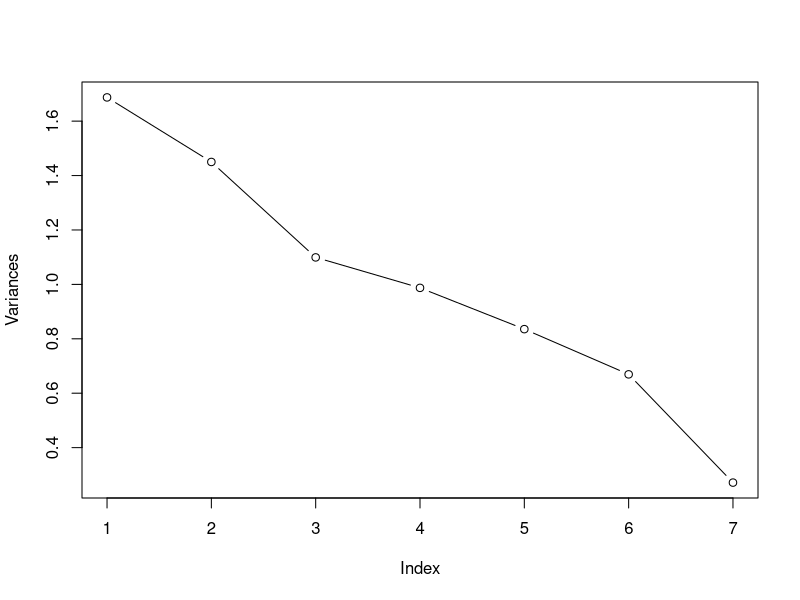
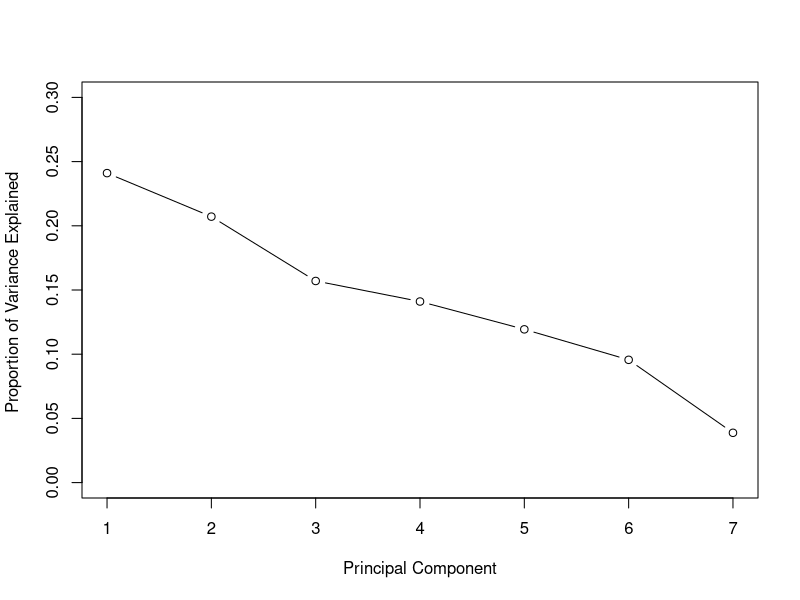
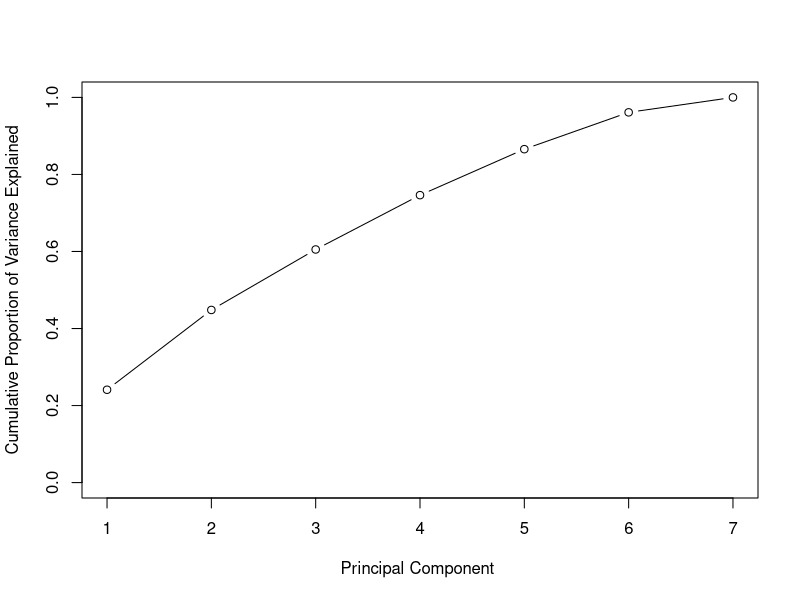
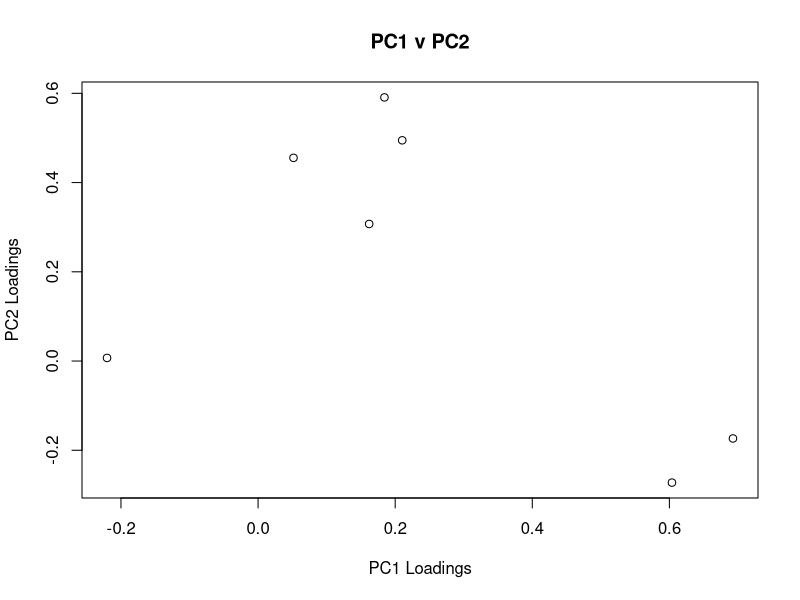
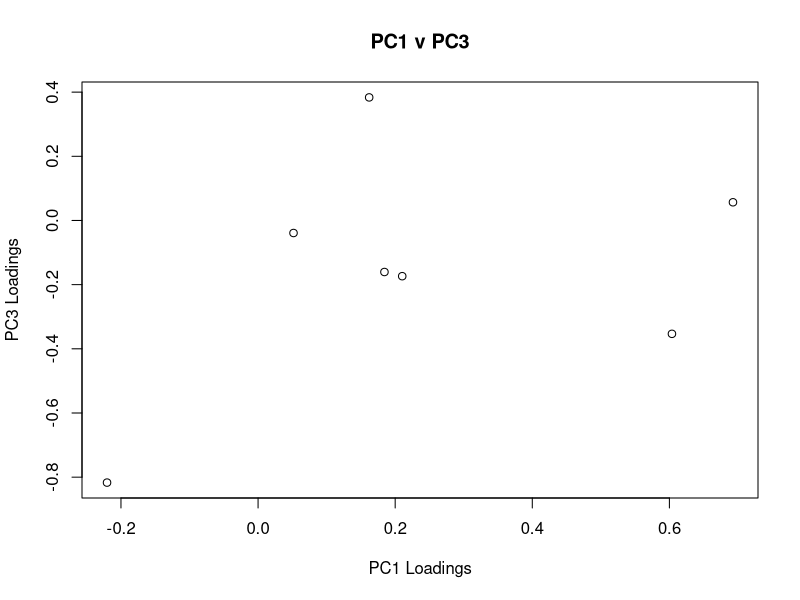

Write R code to recreate these figures, in order.
## ---- chunk 1
#Load the German data
#germanCredit<- read.csv("C:/Users/JohntheGreat/Documents/MSCA/DataMining/Week1/german_credit.csv", header=TRUE, sep=",")
library(caret)
data(GermanCredit)
head(GermanCredit)
# select only the chosen variables
GCD<- GermanCredit[, c(1:7)]
#colnames(GCD)
#summary(GCD)
# need to split the data into train/test portions
set.seed(555)
train_ind <- sample(seq_len(nrow(GCD)), size = 700)
# separate into two data frames: train and test
train_data <- GCD[train_ind, ]
test_data<- GCD[-train_ind, ]
head(train_data)
head(test_data)
#standardize train_data
train_means = colMeans(train_data)
train_sd = apply(train_data, 2, sd)
train_scaled = scale(train_data)
head(train_scaled)
test_scaled = scale(test_data, center=train_means, scale = train_sd)
head(test_scaled)
## ---- chunk 2
pr.cr <- prcomp(train_scaled)
summary(pr.cr)
attributes(pr.cr)
pr.cr
#Loadings/coefficients
round(pr.cr$rotation,2)
#components
round(head(pr.cr$x),2)

## ---- chunk 3
plot(pr.cr$sdev^2, ylab= "Variances", type='b')
#Variance Explained
pr.var <- pr.cr$sdev ^2
pve <- pr.var/sum(pr.var)
plot(pve, xlab="Principal Component", ylab="Proportion of Variance Explained ", ylim=c(0,0.3), type = "b")
plot(cumsum(pve), xlab="Principal Component ", ylab=" Cumulative Proportion of Variance Explained ", ylim=c(0,1), type = "b")
## ---- chunk 4
plot(x=pr.cr$rotation[, 1], y=pr.cr$rotation[, 2], xlab='PC1 Loadings', ylab='PC2 Loadings', main = 'PC1 v PC2')
plot(x=pr.cr$rotation[, 1], y=pr.cr$rotation[, 3], xlab='PC1 Loadings', ylab='PC3 Loadings', main = 'PC1 v PC3')
#Loadings/coefficients
round(pr.cr$rotation[,1:3],2)
